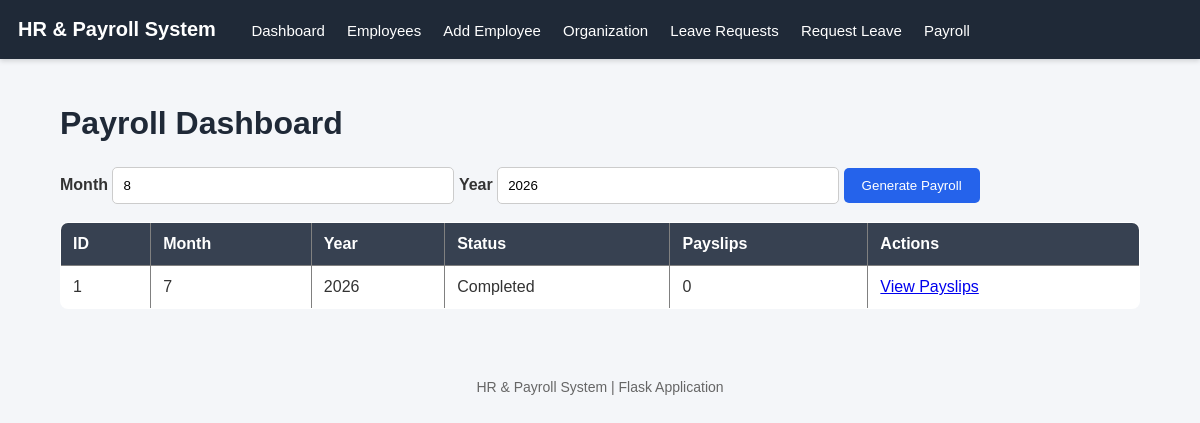
Page /payroll on the committed database.
### models/payroll_run.py (models this page shows)
class PayrollRun(db.Model):
    __tablename__ = "payroll_runs"
    id = db.Column(
        db.Integer,
        primary_key=True
    )
    month = db.Column(
        db.Integer,
        nullable=False
    )
    year = db.Column(
        db.Integer,
        nullable=False
    )
    generated_at = db.Column(
        db.DateTime,
        default=datetime.now
    )
    status = db.Column(
        db.String(20),
        default="Completed"
    )

### routes/payroll_routes.py (the view)
@payroll_bp.route("/payroll")
def payroll_dashboard():
    payroll_runs = PayrollRun.query.all()
    return render_template(
        "payroll_dashboard.html",
        payroll_runs=payroll_runs
    )

### templates/payroll_dashboard.html (shortened to what this page needs)
{% extends "base.html" %}
{% block content %}
<h1>Payroll Dashboard</h1>
<form method="POST" action="{{ url_for('payroll.create_payroll') }}">
    <label>Month</label>
    <input
        type="number"
        name="month"
        min="1"
        max="12"
        value="8"
        required
    >
    <label>Year</label>
    <input
        type="number"
        name="year"
        value="2026"
        required
    >
    <button type="submit">
        Generate Payroll
    </button>
</form>
<br>
{% if payroll_runs %}
<table border="1">
<tr>
    <th>ID</th>
    <th>Month</th>
    <th>Year</th>
    <th>Status</th>
    <th>Payslips</th>
    <th>Actions</th>
</tr>
{% for payroll in payroll_runs %}
<tr>
    <td>{{ payroll.id }}</td>
    <td>{{ payroll.month }}</td>
    <td>{{ payroll.year }}</td>
    <td>{{ payroll.status }}</td>
    <td>
        {{ payroll.payslips|length }}
    </td>
    <td>
        <a href="{{ url_for('payroll.view_payslips', payroll_id=payroll.id) }}">
            View Payslips
        </a>
    </td>
</tr>
{% endfor %}
</table>
{% else %}
<p>No payroll runs found.</p>
{% endif %}
{% endblock %}

### templates/base.html (style rules this page uses)
body { font-family: Arial, Helvetica, sans-serif; margin: 0; background-color: #f4f6f9; color: #333; }
h1 { color: #1f2937; margin-bottom: 25px; }
table { width: 100%; border-collapse: collapse; background: white; border-radius: 8px; overflow: hidden; margin-bottom: 25px; }
th { background-color: #374151; color: white; padding: 12px; text-align: left; }
td { padding: 12px; border-bottom: 1px solid #ddd; }
input, select, textarea { padding: 10px; width: 320px; border: 1px solid #ccc; border-radius: 5px; }
label { font-weight: bold; }
button { background-color: #2563eb; color: white; padding: 10px 18px; border: none; cursor: pointer; border-radius: 5px; }

### rows in the picture
PayrollRun: id "1", month "7", year "2026", status "Completed", payslips|length "0"
